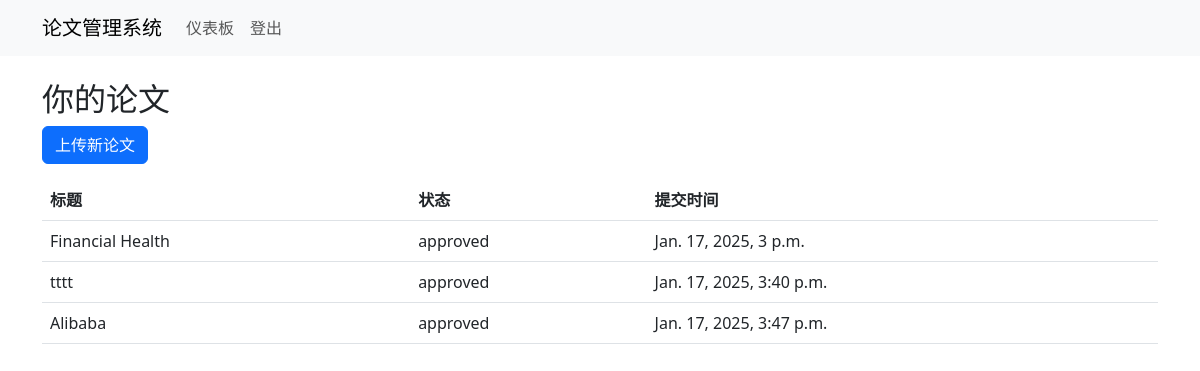
The page /theses/ (signed in) on the database its author committed.
### theses/models.py (models this page shows, shortened)
class Thesis(models.Model):
    STATUS_CHOICES = [
        ('pending', 'Pending'),
        ('approved', 'Approved'),
        ('rejected', 'Rejected'),
    ]
    title = models.CharField(max_length=255)
    abstract = models.TextField()
    file = models.FileField(upload_to='theses/')
    status = models.CharField(max_length=10, choices=STATUS_CHOICES, default='pending')
    feedback = models.TextField(blank=True, null=True)
    student = models.ForeignKey(CustomUser, on_delete=models.CASCADE, related_name='theses')
    teacher = models.ForeignKey(
        CustomUser,
        on_delete=models.SET_NULL,
        null=True,
        blank=True,
        related_name='assigned_theses',
        limit_choices_to={'role': 'teacher'},  # Only teachers appear in the dropdown
    )
    created_at = models.DateTimeField(auto_now_add=True)

### theses/views.py (the view)
# urls.py: path('', thesis_list_view, name='thesis_list'),
@login_required
def thesis_list_view(request):
    if request.user.role == 'student':
        theses = Thesis.objects.filter(student=request.user)
    elif request.user.role == 'teacher':
        theses = Thesis.objects.filter(teacher=request.user)
    else:
        theses = Thesis.objects.all()
    return render(request, 'theses/thesis_list.html', {'theses': theses})

### templates/theses/thesis_list.html (shortened to what this page needs)
{% extends 'base.html' %}
{% block content %}
<h2>你的论文</h2>
<a href="{% url 'thesis_upload' %}" class="btn btn-primary mb-3">上传新论文</a>
<table class="table">
    <thead>
        <tr>
            <th>标题</th>
            <th>状态</th>
            <th>提交时间</th>
        </tr>
    </thead>
    <tbody>
        {% for thesis in theses %}
        <tr>
            <td>{{ thesis.title }}</td>
            <td>{{ thesis.status }}</td>
            <td>{{ thesis.created_at }}</td>
        </tr>
        {% endfor %}
    </tbody>
</table>
{% endblock %}

### rows shown on the page
Thesis: title "Financial Health", status "approved", created_at "Jan. 17, 2025, 3 p.m."
Thesis: title "tttt", status "approved", created_at "Jan. 17, 2025, 3:40 p.m."
Thesis: title "Alibaba", status "approved", created_at "Jan. 17, 2025, 3:47 p.m."
